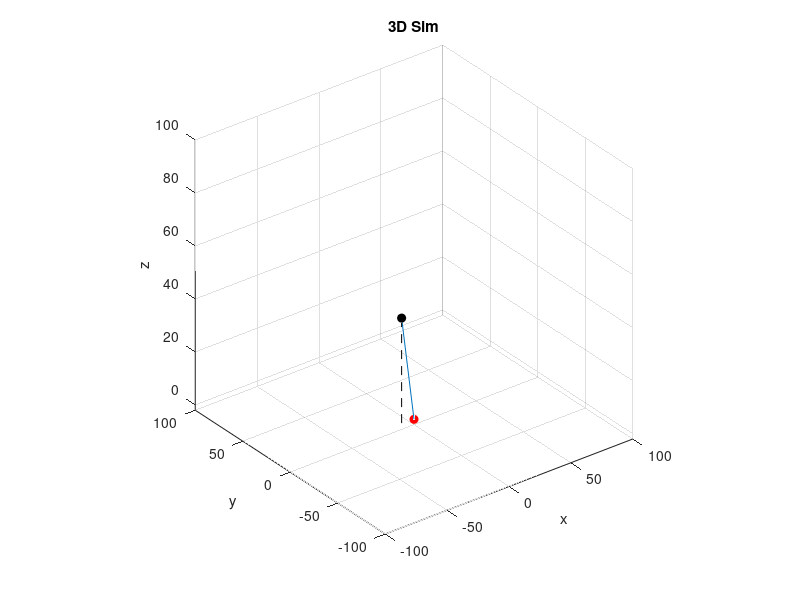

Source code (MATLAB): (Note: this script raises an error after producing the figure.)
% UAV Visual Constraints Animation
% Hayden Morgan
% 11/22/19

format short
clear all
close all

% UAV and target conditions
r = 10;
h = 40;
x = [-r; 0; h];
rpy = [20,10,10];
rpyg = [-20,-10,-10];
xt = [0; 0; 0];

phi_fov = deg2rad(45);
phi_g = deg2rad(rpyg(1));
phir = phi_fov/2-phi_g+atan2(sign(x(1))*r,h); % right critical constraint
phil = -phi_fov/2-phi_g+atan2(sign(x(1))*r,h); % left critical constraint

phi = deg2rad(rpy(1));

theta_fov = deg2rad(45);
theta_g = deg2rad(rpyg(2));
thetab = theta_fov/2-theta_g; % back critical constraint
thetaf = -theta_fov/2-theta_g; % front critical constraint

theta = deg2rad(rpy(2));

psi = deg2rad(rpy(3));
psi_g = deg2rad(rpyg(3));

xlos = h*tan(-phi-phi_g)
rx = (xlos + h*tan(phi_fov/2))/(1-xlos*tan(phi_fov/2)/h)
lx = (xlos - h*tan(phi_fov/2))/(1+xlos*tan(phi_fov/2)/h)

ylos = h*tan(theta+theta_g)
by = (ylos + h*tan(theta_fov/2))/(1-ylos*tan(theta_fov/2)/h)
fy = (ylos - h*tan(theta_fov/2))/(1+ylos*tan(theta_fov/2)/h)

% general plotting
linedist = 100;
endpoint = [0;
            -linedist];
plot2ddata = false;
plot3ddata = true;

% ######################################################################
% #############################3D PLOT##################################
% ######################################################################

if plot3ddata
    
    % setup background base
    figure(2)
    los = [x, xt];
    plot3(los(1,:),los(2,:),los(3,:));
    hold on
    pose_point = plot3(x(1),x(2),x(3), 'ko', 'MarkerFaceColor', 'k');
    pose_line = plot3([x(1),x(1)], [x(2),x(2)], [x(3),0], 'k--');
    pose_target = plot3(xt(1),xt(2),xt(3), 'ro', 'MarkerFaceColor', 'r');
    lfov = [0, 0;
            0, 0;
            0, 200;];
    lquiv = [0, 10;
             0, 0;
             0, 0;];
    lcamx = [0, 10;
             0, 0;
             0, 0;];
    lbNorth = [0, 10;
             0, 0;
             0, 0;];
    rng = 100;
    xlim([-rng,rng])
    ylim([-rng,rng])
    zlim([-2,rng])
    title('3D Sim')
    xlabel('x')
    ylabel('y')
    zlabel('z')
    grid on
    pbaspect([1 1 1])
    hold on
    
    Riv = [0, 1, 0;
           1, 0, 0;
           0, 0, -1];
    R_ib = rot3dzp(psi)*rot3dyp(theta)*rot3dxp(phi)*Riv;
    R_vb = rot3dzp(psi)*rot3dyp(theta)*rot3dxp(phi);
    R_bg = rot3dxp(phi_g)*rot3dyp(theta_g)*rot3dzp(psi_g);
    R_gc = eye(3);
    R_cfov1_x = rot3dyp(phi_fov/2);
    R_cfov2_x = rot3dyp(-phi_fov/2);
    R_cfov1_y = rot3dxp(theta_fov/2);
    R_cfov2_y = rot3dxp(-theta_fov/2);
    
    % Rotate animation lines back out to common inertial frame for plotting

    loptax = R_ib'*R_bg'*lfov + x;
    lfov1 = R_ib'*R_bg'*R_gc'*R_cfov1_y'*R_cfov1_x'*lfov + x;
    lfov2 = R_ib'*R_bg'*R_gc'*R_cfov2_y'*R_cfov1_x'*lfov + x;
    lfov3 = R_ib'*R_bg'*R_gc'*R_cfov1_y'*R_cfov2_x'*lfov + x;
    lfov4 = R_ib'*R_bg'*R_gc'*R_cfov2_y'*R_cfov2_x'*lfov + x;
    lquiv = R_ib'*lquiv + x;
    lcamx = R_ib'*R_bg'*R_gc'*lcamx + x;
    lbNorth = Riv'*lbNorth + x;
    lbz = R_ib'*lfov + x;
    
    ploptax = plot3(loptax(1,:), loptax(2,:), loptax(3,:), 'r--');
    plfov1 = plot3(lfov1(1,:), lfov1(2,:), lfov1(3,:), 'r-');
    plfov2 = plot3(lfov2(1,:), lfov2(2,:), lfov2(3,:), 'r-');
    plfov3 = plot3(lfov3(1,:), lfov3(2,:), lfov3(3,:), 'r-');
    plfov4 = plot3(lfov4(1,:), lfov4(2,:), lfov4(3,:), 'r-');
    plcamx = plot3(lcamx(1,:), lcamx(2,:), lcamx(3,:), 'r-');
    plbNorth = plot3(lbNorth(1,:), lbNorth(2,:), lbNorth(3,:), 'g-');
    plbz = plot3(lbz(1,:), lbz(2,:), lbz(3,:), 'k-');
    quiver3(lquiv(1,1),lquiv(2,1),lquiv(3,1),lquiv(1,2)-lquiv(1,1),lquiv(2,2)-lquiv(2,1),lquiv(3,2)-lquiv(3,1),'b','LineWidth',5)

    a=1;

end

% ######################################################################
% #############################2D PLOT##################################
% ######################################################################

% -------------------------ROLL-------------------------
if plot2ddata
    % setup background base
    figure(1)
    subplot(121)
    xlim([-20,20])
    ylim([-2, 50])
    line([-20,20], [0,0])
    title('Roll Visual Field')
    ylabel('z')
    xlabel('x')
    pbaspect([1 1 1])
    hold on
    pose_point = plot(x(1),x(3), 'ko', 'MarkerFaceColor', 'k');
    pose_line = plot([x(1),x(1)], [x(3),0], 'k--');
    
    R_ib_phi = rot2dp(phi); % roll inertial-body
    R_bc_phi = rot2dp(phi_g); % roll body-camera
    R_cfov1_phi = rot2dp(phi_fov/2);
    R_cfov2_phi = rot2dp(-phi_fov/2);

    % target plot
    plot(xt(1),0, 'ro', 'MarkerFaceColor', 'r')

    % roll animation
    br1 = R_cfov1_phi*R_bc_phi*R_ib_phi*endpoint + [x(1);x(3)];
    lr1 = plot([x(1),br1(1)], [x(3),br1(2)], 'r-');     % left fov
    br2 = R_cfov2_phi*R_bc_phi*R_ib_phi*endpoint + [x(1);x(3)];
    lr2 = plot([x(1),br2(1)], [x(3),br2(2)], 'r-');     % right fov
    br3 = R_ib_phi*endpoint + [x(1);x(3)];
    lr3 = plot([x(1),br3(1)], [x(3),br3(2)], 'k-');    % pose line
    br4 = R_bc_phi*R_ib_phi*endpoint + [x(1);x(3)];
    lr4 = plot([x(1),br4(1)], [x(3),br4(2)], 'r--');    % optical axis line

    % % Roll animation
    % for i = -20:1:20
    %     phi = deg2rad(i);
    % 
    %     R_ib_phi = rot2dp(phi);
    %     R_bc_phi = rot2dp(phi_g);
    %     R_cfov1_phi = rot2dp(phi_fov/2);
    %     R_cfov2_phi = rot2dp(-phi_fov/2);
    %     
    %     br1 = R_cfov1_phi*R_bc_phi*R_ib_phi*endpoint;
    %     lr1.XData = [x(1),br1(1)];
    %     lr1.YData = [x(3),br1(2)];
    %     
    %     br2 = R_cfov2_phi*R_bc_phi*R_ib_phi*endpoint;
    %     lr2.XData = [x(1),br2(1)];
    %     lr2.YData = [x(3),br2(2)];
    %     
    %     br3 = R_ib_phi*endpoint;
    %     lr3.XData = [x(1),br3(1)];
    %     lr3.YData = [x(3),br3(2)];
    %     
    %     br4 = R_bc_phi*R_ib_phi*endpoint;
    %     lr4.XData = [x(1),br4(1)];
    %     lr4.YData = [x(3),br4(2)];
    %     
    %     refreshdata
    %     pause(0.02)
    % end
    % 
    % % Roll gimball animation
    % for i = -20:1:20
    %     phi_g = deg2rad(i);
    % 
    %     R_ib_phi = rot2dp(phi);
    %     R_bc_phi = rot2dp(phi_g);
    %     R_cfov1_phi = rot2dp(phi_fov/2);
    %     R_cfov2_phi = rot2dp(-phi_fov/2);
    %     
    %     br1 = R_cfov1_phi*R_bc_phi*R_ib_phi*endpoint;
    %     lr1.XData = [x(1),br1(1)];
    %     lr1.YData = [x(3),br1(2)];
    %     
    %     br2 = R_cfov2_phi*R_bc_phi*R_ib_phi*endpoint;
    %     lr2.XData = [x(1),br2(1)];
    %     lr2.YData = [x(3),br2(2)];
    %     
    %     br3 = R_ib_phi*endpoint;
    %     lr3.XData = [x(1),br3(1)];
    %     lr3.YData = [x(3),br3(2)];
    %     
    %     br4 = R_bc_phi*R_ib_phi*endpoint;
    %     lr4.XData = [x(1),br4(1)];
    %     lr4.YData = [x(3),br4(2)];
    %     
    %     refreshdata
    %     pause(0.02)
    % end

    hold off

    % -------------------------PITCH-------------------------

    % setup background base
    subplot(122)
    xlim([-20,20])
    ylim([-2, 50])
    line([-20,20], [0,0])
    title('Pitch Visual Field')
    ylabel('z')
    xlabel('y')
    pbaspect([1 1 1])
    hold on
    quiver(x(2)+2,x(3),-3,0,0,'LineWidth',5)
    pose_point = plot(x(2),x(3), 'ko', 'MarkerFaceColor', 'k');
    pose_line = plot([x(2),x(2)], [x(3),0], 'k--');
    
    R_ib_theta = rot2dp(theta);
    R_bc_theta = rot2dp(theta_g);
    R_cfov1_theta = rot2dp(theta_fov/2);
    R_cfov2_theta = rot2dp(-theta_fov/2);

    % target plot
    plot(xt(2),0, 'ro', 'MarkerFaceColor', 'r')

    % pitch animation
    bp1 = R_cfov1_theta*R_bc_theta*R_ib_theta*endpoint + [x(2);x(3)];
    lp1 = plot([x(2),bp1(1)], [x(3),bp1(2)], 'b-');     % left fov
    bp2 = R_cfov2_theta*R_bc_theta*R_ib_theta*endpoint + [x(2);x(3)];
    lp2 = plot([x(2),bp2(1)], [x(3),bp2(2)], 'b-');     % right fov
    bp3 = R_ib_theta*endpoint + [x(2);x(3)];
    lp3 = plot([x(2),bp3(1)], [x(3),bp3(2)], 'k-');    % pose line      
    bp4 = R_bc_theta*R_ib_theta*endpoint + [x(2);x(3)];
    lp4 = plot([x(2),bp4(1)], [x(3),bp4(2)], 'b--');        % optical axis line

    % % pitch animation
    % for i = -20:1:20
    %     theta = deg2rad(i);
    % 
    %     R_ib_theta = rot2dp(theta);
    %     R_bc_theta = rot2dp(theta_g);
    %     R_cfov1_theta = rot2dp(theta_fov/2);
    %     R_cfov2_theta = rot2dp(-theta_fov/2);
    %     
    %     bp1 = R_cfov1_theta*R_bc_theta*R_ib_theta*endpoint;
    %     lp1.XData = [x(1),bp1(1)];
    %     lp1.YData = [x(3),bp1(2)];
    %     
    %     bp2 = R_cfov2_theta*R_bc_theta*R_ib_theta*endpoint;
    %     lp2.XData = [x(1),bp2(1)];
    %     lp2.YData = [x(3),bp2(2)];
    %     
    %     bp3 = R_ib_theta*endpoint;
    %     lp3.XData = [x(1),bp3(1)];
    %     lp3.YData = [x(3),bp3(2)];
    %     
    %     bp4 = R_bc_theta*R_ib_theta*endpoint;
    %     lp4.XData = [x(1),bp4(1)];
    %     lp4.YData = [x(3),bp4(2)];
    %     
    %     refreshdata
    %     pause(0.02)
    % end
    % 
    % % pitch gimbal animation
    % for i = -20:1:20
    %     theta_g = deg2rad(i);
    % 
    %     R_ib_theta = rot2dp(theta);
    %     R_bc_theta = rot2dp(theta_g);
    %     R_cfov1_theta = rot2dp(theta_fov/2);
    %     R_cfov2_theta = rot2dp(-theta_fov/2);
    %     
    %     bp1 = R_cfov1_theta*R_bc_theta*R_ib_theta*endpoint;
    %     lp1.XData = [x(1),bp1(1)];
    %     lp1.YData = [x(3),bp1(2)];
    %     
    %     bp2 = R_cfov2_theta*R_bc_theta*R_ib_theta*endpoint;
    %     lp2.XData = [x(1),bp2(1)];
    %     lp2.YData = [x(3),bp2(2)];
    %     
    %     bp3 = R_ib_theta*endpoint;
    %     lp3.XData = [x(1),bp3(1)];
    %     lp3.YData = [x(3),bp3(2)];
    %     
    %     bp4 = R_bc_theta*R_ib_theta*endpoint;
    %     lp4.XData = [x(1),bp4(1)];
    %     lp4.YData = [x(3),bp4(2)];
    %     
    %     refreshdata
    %     pause(0.02)
    % end

    hold off
end

a = rot3dxp(1)
b = rot3dyp(1)
c = rot3dzp(1)

A = rot3dxp(-1)
B = rot3dyp(-1)
C = rot3dzp(-1)
tes = 1

function R = rot2da(ang)
    R = [cos(ang), -sin(ang);
         sin(ang), cos(ang)];
end

function R = rot2dp(ang)
    R = rot2da(ang)';
end

function R = rot3dxp(ang)
    R = [1, 0, 0;
         0, cos(ang), -sin(ang);
         0, sin(ang), cos(ang)]';
end

function R = rot3dyp(ang)
    R = [cos(ang),  0,   sin(ang);
         0,         1,   0;
         -sin(ang), 0,   cos(ang)]';
end

function R = rot3dzp(ang)
    R = [cos(ang), -sin(ang), 0;
         sin(ang), cos(ang),  0;
         0,        0,         1]';
end


